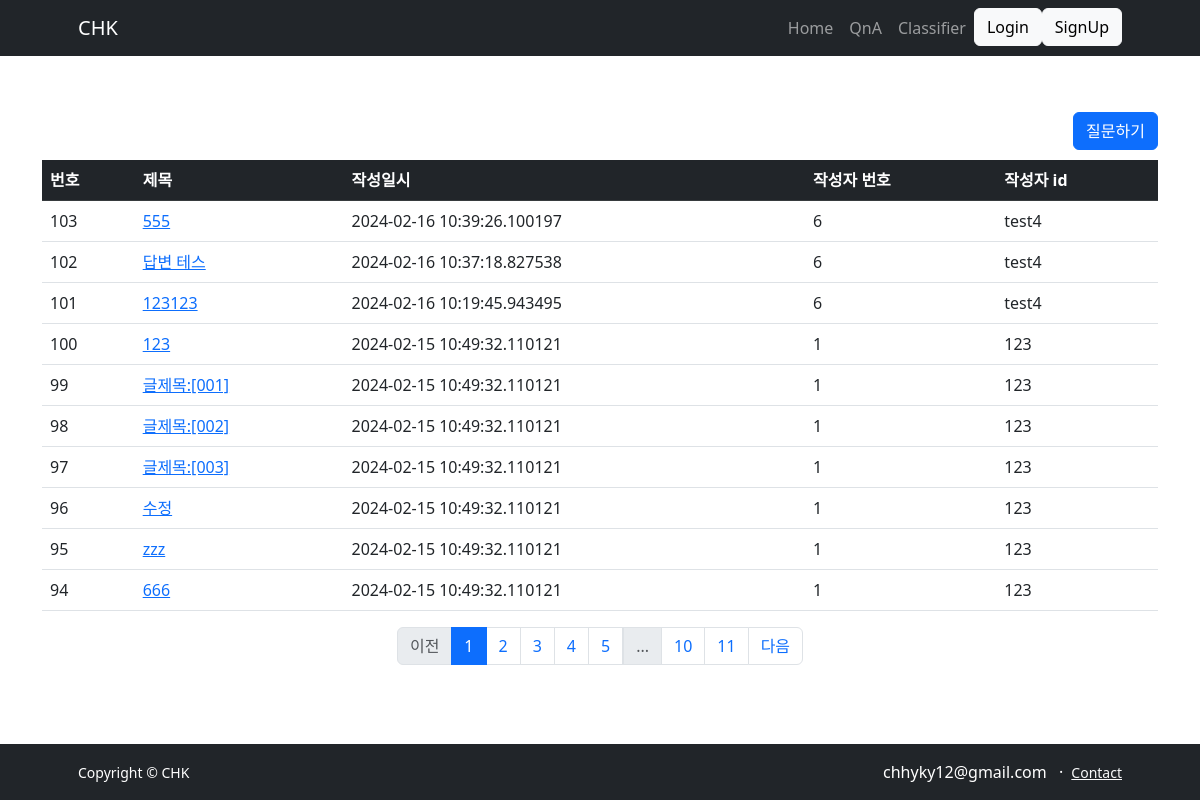
Page /board/list on the committed database.
### test/models.py (models this page shows)
class Question(db.Model):
    id = db.Column(db.Integer, primary_key=True)
    subject = db.Column(db.String(200), nullable=False)
    content = db.Column(db.Text(), nullable=False) # 텍스트가 길이 무제한
    create_date = db.Column(db.DateTime(), nullable=False)
    user_id = db.Column(db.Integer, db.ForeignKey('user.id', ondelete='CASCADE'), nullable=False)
    user = db.relationship('User', backref=db.backref('question_set', cascade="delete"))

class User(db.Model):
    id = db.Column(db.Integer, primary_key=True)
    username = db.Column(db.String(8), nullable=False, unique=True)
    password = db.Column(db.String(300), nullable=False)
    email  = db.Column(db.String(200), nullable=False, unique=True)

### test/views/board_views.py (the view)
@board.route("/list")
def post_list():
    page = request.args.get('page', type=int, default=1)
    question_list = Question.query.order_by(Question.create_date.desc())
    question_list = question_list.paginate(page=page, per_page=10)
    return render_template("question/question_list.html", question_list=question_list)

### test/views/auth_views.py (called while the page is built)
@auth.before_app_request
def load_logged_in_user():
    user_id = session.get('user_id')
    if user_id is None:
        g.user = None
    else:
        g.user = User.query.get(user_id)

### test/templates/question/question_list.html (shortened to what this page needs)
{% extends 'base.html' %}
{% block content %}
<div class="container my-3">
    <a class="btn btn-primary float-end" href="/board/create">질문하기</a> <br> <br>
    <table class="table">
        <thead>
        <tr class="table-dark">
            <th>번호</th>
            <th>제목</th>
            <th>작성일시</th>
            <th>작성자 번호</th>
            <th>작성자 id</th>
        </tr>
        </thead>
        <tbody>
        {% if question_list %}
        {% for question in question_list.items %}
        <tr>
            <td>{{ question_list.total - ((question_list.page-1) * question_list.per_page) - loop.index0 }}</td>
            <td>
                <a href="{{ url_for('board.post_detail', question_id=question.id) }}">{{ question.subject }}</a>
            </td>
            <td>{{ question.create_date }}</td>
            <td>{{ question.user_id}}</td>
            <td>{{ question.user.username}}</td>
        </tr>
        {% endfor %}
        {% else %}
        <tr>
            <td colspan="3">질문이 없습니다.</td>
        </tr>
        {% endif %}
        </tbody>
    </table>
    <ul class="pagination justify-content-center">
        {% if question_list.has_prev %}
        <li class="page-item">
            <a class="page-link" href="?page={{ question_list.prev_num }}">이전</a>
        </li>
        {% else %}
        <li class="page-item disabled">
            <a class="page-link" tabindex="-1" aria-disabled="true" href="javascript:void(0)">이전</a>
        </li>
        {% endif %}
        {% for page_num in question_list.iter_pages() %}
        {% if page_num %}
        {% if page_num != question_list.page %}
        <li class="page-item">
            <a class="page-link" href="?page={{ page_num }}">{{ page_num }}</a>
        </li>
        {% else %}
        <li class="page-item active" aria-current="page">
            <a class="page-link" href="javascript:void(0)">{{ page_num }}</a>
        </li>
        {% endif %}
        {% else %}
        <li class="disabled">
            <a class="page-link" href="javascript:void(0)">...</a>
        </li>
        {% endif %}
        {% endfor %}
        {% if question_list.has_next %}
        <li class="page-item">
            <a class="page-link" href="?page={{ question_list.next_num }}">다음</a>
        </li>
        {% else %}
        <li class="page-item disabled">
            <a class="page-link" tabindex="-1" aria-disabled="true" href="javascript:void(0)">다음</a>
        </li>
        {% endif %}
    </ul>
    </div>
{% endblock %}

### test/templates/base.html (shortened to what this page needs)
<!DOCTYPE html>
<html lang="en">
<head>
    <link href="https://cdn.jsdelivr.net/npm/bootstrap@5.3.0/dist/css/bootstrap.min.css" rel="stylesheet">
</head>
<body>
    {% include 'navbar.html' %}
{% block content %}{% endblock%}
{% include 'footer.html' %}
</body>
</html>

### test/templates/navbar.html (shortened to what this page needs)
<div id="header" class="py-5">
    <nav class="navbar navbar-expand-lg navbar-dark bg-dark sticky-top">
        <div class="container px-5">
            <a class="navbar-brand">CHK</a>
            <div class="collapse navbar-collapse" id="navbarSupportedContent">
                <ul class="navbar-nav ms-auto mb-2 mb-lg-0">
                    <li class="nav-item"><a class="nav-link" href="{{ url_for('main.index')}}">Home</a></li>
                    <li class="nav-item"><a class="nav-link" href="{{ url_for('board.post_list')}}">QnA</a></li>
                    <li class="nav-item"><a class="nav-link" href="{{ url_for( 'classifier.upload_file' )}}">Classifier</a></li>
                    {% if g.user %}
                        <li class="nav-item"><a class="btn btn-light" href="/auth/logout">Logout</a></li>
                    {% else %}
                        <li class="nav-item"><a class="btn btn-light" href="/auth/login">Login</a></li>
                        <li class="nav-item"><a class="btn btn-light" href="/auth/signup">SignUp</a></li>
                    {% endif %}
                </ul>
            </div>
        </div>
    </nav>
</div>

### test/templates/footer.html
<div id="footer" class="bg-dark py-3 mt-auto">
    <div class="container px-5">
        <div class="row align-items-center justify-content-between flex-column flex-sm-row">
            <div class="col-auto"><div class="small m-0 text-white">Copyright &copy; CHK</div></div>
            <div class="col-auto">
                <span class="text-white mx-1">chhyky12@gmail.com</span>
                <span class="text-white mx-1">&middot;</span>
                <a class="link-light small" href="mailto:atangi@naver.com">Contact</a>
            </div>
        </div>
    </div>
</div>

### test/templates/base.html (style rules this page uses)
.navbar { overflow: hidden; background-color: #333; position: fixed; top: 0; width: 100%; }
#footer { overflow: hidden; background-color: #333; position: fixed; bottom: 0; left: 0; width: 100%; }

### rows in the picture
Question: id "103", subject "555", create_date "2024-02-16 10:39:26.100197", user_id "6", user.username "test4"
Question: id "102", subject "답변 테스", create_date "2024-02-16 10:37:18.827538", user_id "6", user.username "test4"
Question: id "101", subject "123123", create_date "2024-02-16 10:19:45.943495", user_id "6", user.username "test4"
Question: total "100", subject "123", create_date "2024-02-15 10:49:32.110121", user_id "1", user.username "123"
Question: total "99", subject "글제목:[001]", create_date "2024-02-15 10:49:32.110121", user_id "1", user.username "123"
Question: total "98", subject "글제목:[002]", create_date "2024-02-15 10:49:32.110121", user_id "1", user.username "123"
Question: total "97", subject "글제목:[003]", create_date "2024-02-15 10:49:32.110121", user_id "1", user.username "123"
Question: total "96", subject "수정", create_date "2024-02-15 10:49:32.110121", user_id "1", user.username "123"
Question: total "95", subject "zzz", create_date "2024-02-15 10:49:32.110121", user_id "1", user.username "123"
Question: total "94", subject "666", create_date "2024-02-15 10:49:32.110121", user_id "1", user.username "123"

### other values in the picture
{{ page_num }} "1"
{{ page_num }} "2" "3" "4" "5" "10" "11"
